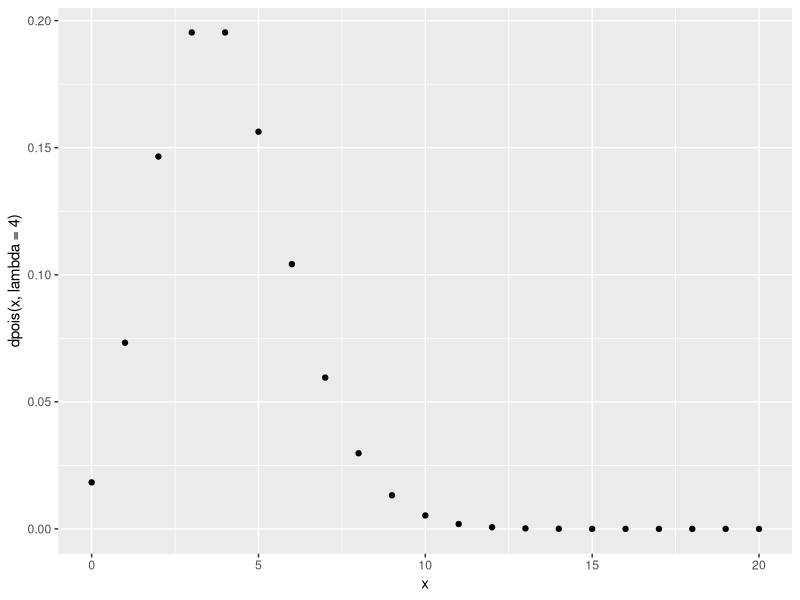
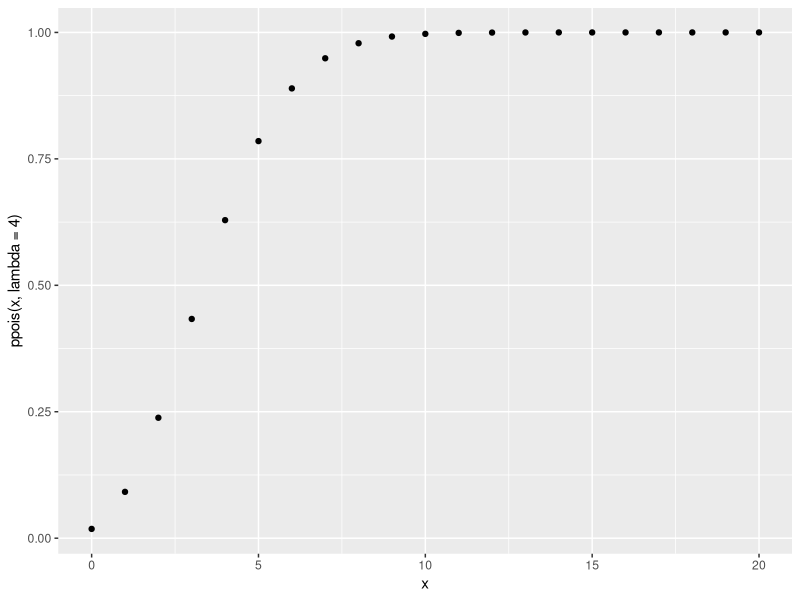
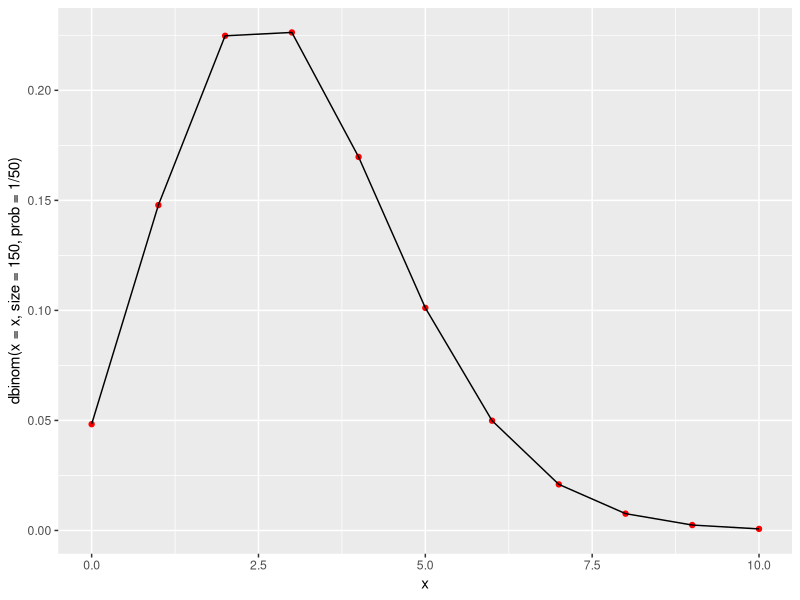
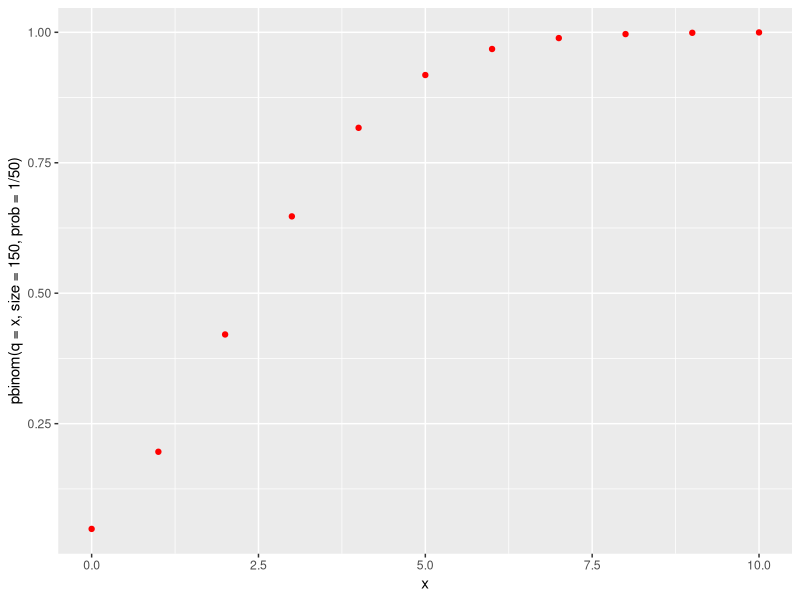
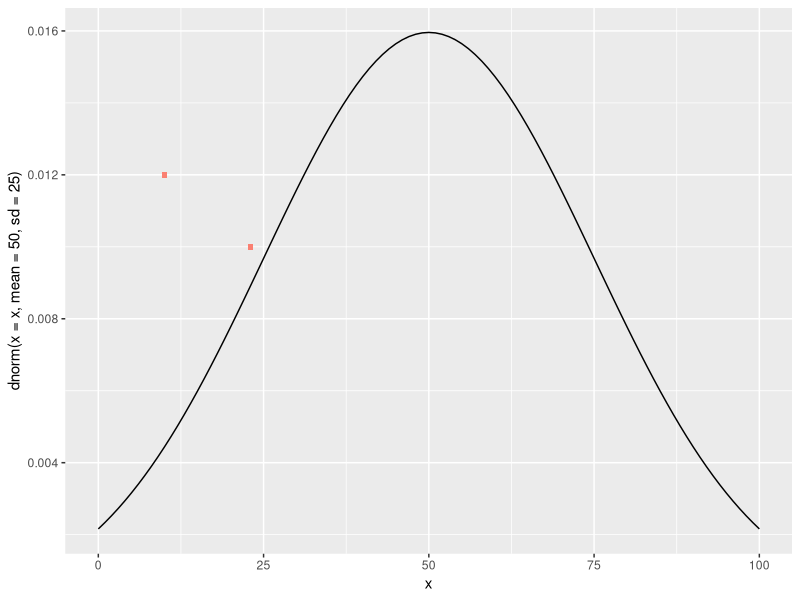
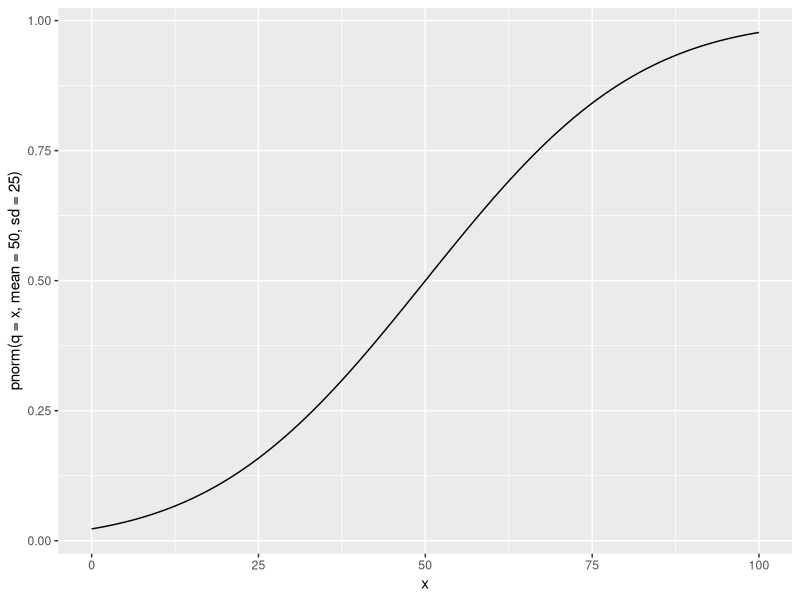
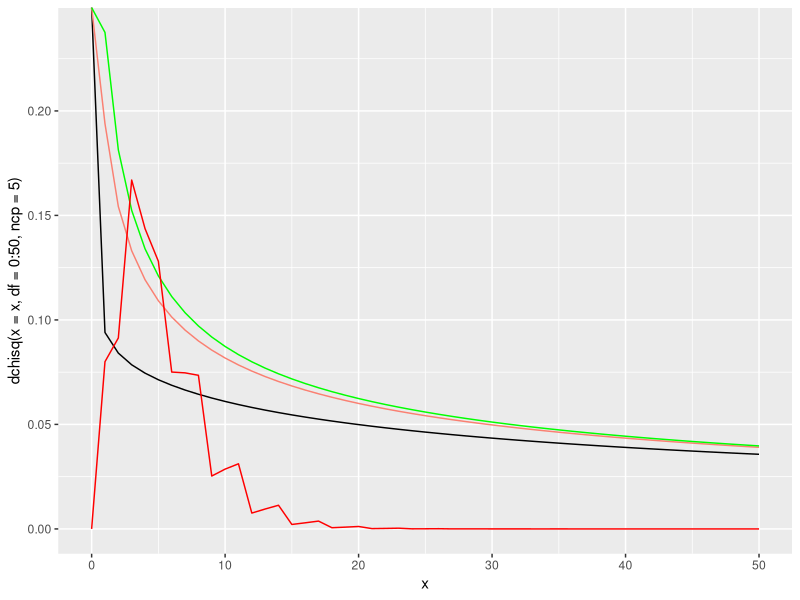

Write R code to recreate these figures, in order.
library(tidyverse)
print('finished loading')

#this shows the individual probability for example of a cookie having 0 to 20 chocolate chips
#when the expected number of chips is 4. as we can see, as the number of chips increases
#the probability becomes infinitely small.The most probable outcomes are 3,4,5 and 6 chips
dpois((0:20), lambda = 4)

#graphical representation for 0 to 20 chips in a cookie 
#when the expected number of chips is 4
#effectively shows INDIVIDUAL probabilities of numbers of chips
ggplot(data.frame(x=c(0:20)), aes(x)) +
geom_point(aes(y=dpois(x, lambda=4)))

#this looks CUMULATIVE and only really tells us we've observed most probabilities
#after considering up to only 10 chips
ggplot(data.frame(x=c(0:20)), aes(x)) +
geom_point(aes(y=ppois(x, lambda=4)))

dbinom(x=(0:10),size=150,prob=1/150)

#geom line included just for aesthetic reasons. 
#This is a DISCRETE probability distribution
#the odds of 0 to 10 successes on a sample size of 150
#with a probability of 1/50
ggplot(data.frame(x=c(0:10)), aes(x)) +
geom_point(aes(y=dbinom(x=x,size=150,prob=1/50)),color='red') +
geom_line(aes(y=dbinom(x=x,size=150,prob=1/50))) 

pbinom(q=(0:10), size=150, prob=1/50, lower.tail = TRUE, log.p = FALSE)
#more than 7 successes is extremely unlikely
ggplot(data.frame(x=c(0:10)), aes(x)) +
geom_point(aes(y=pbinom(q=x,size=150,prob=1/50)),color='red')

help(dnorm)
dnorm(x=(0:10), mean = 1/50, sd = 1/10, log = FALSE)

#geom point added just for practice, no statistical bearing on anything
ggplot(data.frame(x=c(0:100)), aes(x)) +
geom_line(aes(y=dnorm(x=x,mean=50,sd=25))) +
geom_point(data=data.frame(x=c(23,10),y=c(0.010,0.012)),y=c(0.010,0.012),
           shape='square',color='salmon')

ggplot(data.frame(x=c(0:100)), aes(x)) +
geom_line(aes(y=pnorm(q=x,mean=50,sd=25)))

help("Chisquare")
dchisq(x=(0:10), df=1:50, ncp = 5, log = FALSE)

ggplot(data.frame(x=(0:50)),aes(x)) +
geom_line(aes(y=dchisq(x=x,df=0:50,ncp=5))) +
geom_line(aes(y=dchisq(x=x,df=0:50,ncp=2)),color='salmon') +
geom_line(aes(y=dchisq(x=x,df=0:50,ncp=.5)),color='green') +
geom_line(aes(y=dchisq(x=x,df=4:6,ncp=.02)),color='red')